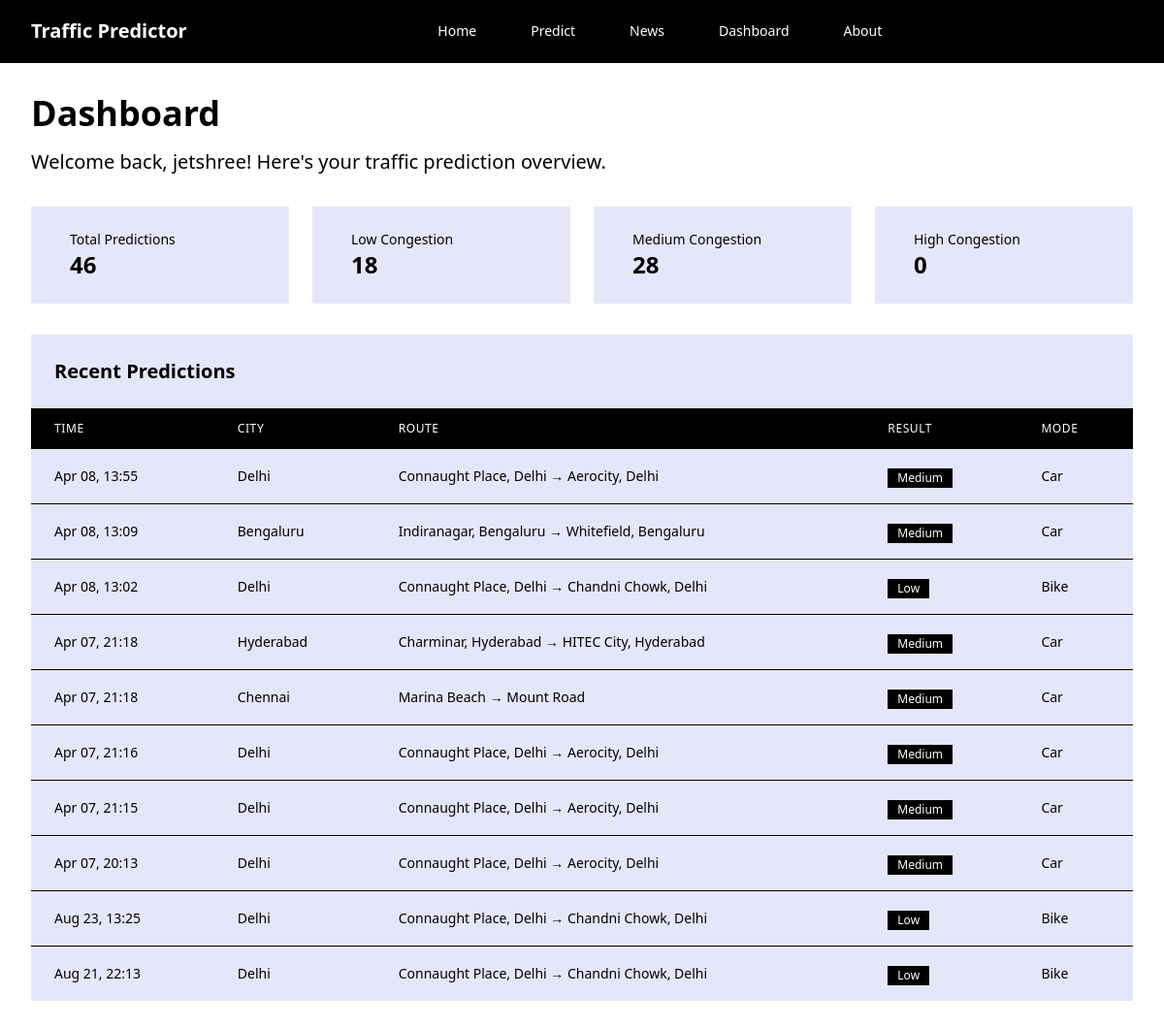
The app's page /dashboard/ (signed in) with its own data.
### predictor/models.py (models this page shows, shortened)
class Prediction(models.Model):
    CONGESTION_CHOICES = [
        ('Low', 'Low'),
        ('Medium', 'Medium'),
        ('High', 'High'),
    ]
    MODE_CHOICES = [
        ('Car', 'Car'),
        ('Metro', 'Metro'),
        ('Bike', 'Bike'),
        ('Walk', 'Walk'),
    ]
    user = models.ForeignKey(User, on_delete=models.CASCADE, null=True, blank=True, related_name='predictions')
    created_at = models.DateTimeField(default=timezone.now)
    city = models.CharField(max_length=100)
    source = models.CharField(max_length=200)
    destination = models.CharField(max_length=200)
    source_lat = models.FloatField()
    source_lon = models.FloatField()
    dest_lat = models.FloatField()
    dest_lon = models.FloatField()
    distance_km = models.FloatField()
    hour = models.IntegerField()
    weekday = models.IntegerField()
    day_type = models.CharField(max_length=50)
    weather = models.CharField(max_length=100)
    event_flag = models.BooleanField(default=False)
    route_type = models.CharField(max_length=50)
    congestion_level = models.CharField(max_length=10, choices=CONGESTION_CHOICES)
    suggested_mode = models.CharField(max_length=10, choices=MODE_CHOICES)
    probabilities = models.JSONField(default=dict, blank=True)  # {Low, Medium, High probabilities}
    class Meta:
        ordering = ['-created_at']

### predictor/views.py (the view)
# urls.py: path('dashboard/', views.dashboard_view, name='dashboard'),
def dashboard_view(request):
    recent_predictions = Prediction.objects.all()[:10]
    all_predictions = Prediction.objects.all()
    total_predictions = all_predictions.count()
    low_congestion = all_predictions.filter(congestion_level='Low').count()
    medium_congestion = all_predictions.filter(congestion_level='Medium').count()
    high_congestion = all_predictions.filter(congestion_level='High').count()
    chart_data = generate_chart_data()
    context = {
        'recent_predictions': recent_predictions,
        'chart_data': chart_data,
        'total_predictions': total_predictions,
        'low_congestion': low_congestion,
        'medium_congestion': medium_congestion,
        'high_congestion': high_congestion,
    }
    return render(request, 'predictor/dashboard.html', context)

### predictor/views.py (called while the page is built)
def generate_chart_data():
    hours = list(range(24))
    congestion_levels = []
    for hour in hours:
        if 8 <= hour <= 10 or 17 <= hour <= 19:
            congestion_levels.append(random.randint(70, 90))
        elif 7 <= hour <= 11 or 16 <= hour <= 20:
            congestion_levels.append(random.randint(50, 70))
        else:
            congestion_levels.append(random.randint(20, 50))
    route_types = ['Local', 'Suburban', 'Highway']
    route_congestion = [random.randint(60, 80), random.randint(40, 60), random.randint(30, 50)]
    return {
        'peak_hours': {
            'labels': hours,
            'data': congestion_levels
        },
        'route_types': {
            'labels': route_types,
            'data': route_congestion
        }
    }

### templates/predictor/dashboard.html (shortened to what this page needs)
{% extends 'base.html' %}
{% block content %}
<div class="max-w-7xl mx-auto px-4 sm:px-6 lg:px-8 py-8">
    <div class="mb-8">
        <h1 class="text-3xl md:text-4xl font-bold text-black mb-4">
            Dashboard
        </h1>
        <p class="text-xl text-black">
            Welcome back, {{ user.username }}! Here's your traffic prediction overview.
        </p>
    </div>
    <div class="grid md:grid-cols-4 gap-6 mb-8">
        <div class="bg-lavender p-6">
            <div class="flex items-center">
                <div class="ml-4">
                    <p class="text-sm font-medium text-black">Total Predictions</p>
                    <p class="text-2xl font-bold text-black">{{ total_predictions }}</p>
                </div>
            </div>
        </div>
        <div class="bg-lavender p-6">
            <div class="flex items-center">
                <div class="ml-4">
                    <p class="text-sm font-medium text-black">Low Congestion</p>
                    <p class="text-2xl font-bold text-black">{{ low_congestion }}</p>
                </div>
            </div>
        </div>
        <div class="bg-lavender p-6">
            <div class="flex items-center">
                <div class="ml-4">
                    <p class="text-sm font-medium text-black">Medium Congestion</p>
                    <p class="text-2xl font-bold text-black">{{ medium_congestion }}</p>
                </div>
            </div>
        </div>
        <div class="bg-lavender p-6">
            <div class="flex items-center">
                <div class="ml-4">
                    <p class="text-sm font-medium text-black">High Congestion</p>
                    <p class="text-2xl font-bold text-black">{{ high_congestion }}</p>
                </div>
            </div>
        </div>
    </div>
    <div class="bg-lavender mb-8">
        <div class="p-6 border-b border-black">
            <h3 class="text-xl font-bold text-black">Recent Predictions</h3>
        </div>
        <div class="overflow-x-auto">
            <table class="min-w-full divide-y divide-black">
                <thead class="bg-black">
                    <tr>
                        <th class="px-6 py-3 text-left text-xs font-medium text-white uppercase tracking-wider">Time
                        </th>
                        <th class="px-6 py-3 text-left text-xs font-medium text-white uppercase tracking-wider">City
                        </th>
                        <th class="px-6 py-3 text-left text-xs font-medium text-white uppercase tracking-wider">Route
                        </th>
                        <th class="px-6 py-3 text-left text-xs font-medium text-white uppercase tracking-wider">
                            Result</th>
                        <th class="px-6 py-3 text-left text-xs font-medium text-white uppercase tracking-wider">Mode
                        </th>
                    </tr>
                </thead>
                <tbody class="bg-lavender divide-y divide-black">
                    {% for prediction in recent_predictions %}
                    <tr class="hover:bg-gray-100">
                        <td class="px-6 py-4 whitespace-nowrap text-sm text-black">
                            {{ prediction.created_at|date:"M d, H:i" }}
                        </td>
                        <td class="px-6 py-4 whitespace-nowrap text-sm text-black">
                            {{ prediction.city }}
                        </td>
                        <td class="px-6 py-4 text-sm text-black">
                            <div class="truncate max-w-xs">
                                {{ prediction.source }} → {{ prediction.destination }}
                            </div>
                        </td>
                        <td class="px-6 py-4 whitespace-nowrap">
                            <span class="inline-flex items-center px-2.5 py-0.5 text-xs font-medium bg-black text-white">
                                {{ prediction.congestion_level }}
                            </span>
                        </td>
                        <td class="px-6 py-4 whitespace-nowrap text-sm text-black">
                            {{ prediction.suggested_mode }}
                        </td>
                    </tr>
                    {% endfor %}
                </tbody>
            </table>
        </div>
    </div>
</div>
{% endblock %}

### templates/base.html (style rules this page uses)
.bg-lavender { background-color: #E6E6FA; }

### records on screen
Prediction: created_at "Apr 08, 13:55", city "Delhi", source "Connaught Place, Delhi", destination "Aerocity, Delhi", congestion_level "Medium", suggested_mode "Car"
Prediction: created_at "Apr 08, 13:09", city "Bengaluru", source "Indiranagar, Bengaluru", destination "Whitefield, Bengaluru", congestion_level "Medium", suggested_mode "Car"
Prediction: created_at "Apr 08, 13:02", city "Delhi", source "Connaught Place, Delhi", destination "Chandni Chowk, Delhi", congestion_level "Low", suggested_mode "Bike"
Prediction: created_at "Apr 07, 21:18", city "Hyderabad", source "Charminar, Hyderabad", destination "HITEC City, Hyderabad", congestion_level "Medium", suggested_mode "Car"
Prediction: created_at "Apr 07, 21:18", city "Chennai", source "Marina Beach", destination "Mount Road", congestion_level "Medium", suggested_mode "Car"
Prediction: created_at "Apr 07, 21:16", city "Delhi", source "Connaught Place, Delhi", destination "Aerocity, Delhi", congestion_level "Medium", suggested_mode "Car"
Prediction: created_at "Apr 07, 21:15", city "Delhi", source "Connaught Place, Delhi", destination "Aerocity, Delhi", congestion_level "Medium", suggested_mode "Car"
Prediction: created_at "Apr 07, 20:13", city "Delhi", source "Connaught Place, Delhi", destination "Aerocity, Delhi", congestion_level "Medium", suggested_mode "Car"
Prediction: created_at "Aug 23, 13:25", city "Delhi", source "Connaught Place, Delhi", destination "Chandni Chowk, Delhi", congestion_level "Low", suggested_mode "Bike"
Prediction: created_at "Aug 21, 22:13", city "Delhi", source "Connaught Place, Delhi", destination "Chandni Chowk, Delhi", congestion_level "Low", suggested_mode "Bike"

### other values on screen
{{ user.username }} "jetshree"
{{ total_predictions }} "46"
{{ low_congestion }} "18"
{{ medium_congestion }} "28"
{{ high_congestion }} "0"
